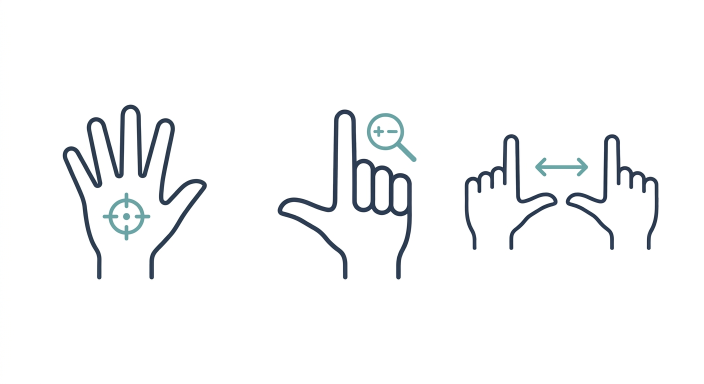
#> input picture app/assets/gesture-reference.png, 1408 x 768 px (shown at 1/2 size)
$ python trace-gestures.py
#> lines starting #> are read from the running program, lines starting #| are printed output that depends on the picture; after the words box and inside, x2 and y2 are one past the last pixel; in counts of white or black regions, pixels touching at a corner belong together
#!/usr/bin/env python3
"""Trace the gesture pictures from assets/gesture-reference.png into smooth outlines for the app.

    python3 tools/trace-gestures.py

Needs Pillow, numpy and potracer (`pip install potracer`). Each of the three drawings is cut out, its two
colours (the hand, and the mark: target, magnifier, arrow) are separated, slightly thickened so they hold up
at icon size, softened, and traced to Bézier outlines. Writes src/ui/gesture_paths.rs.
"""
import pathlib

import numpy as np
import potrace
from PIL import Image, ImageFilter

ROOT = pathlib.Path(__file__).resolve().parent.parent
GROUPS = [(126, 412), (556, 832), (930, 1316)]   # x ranges of the three drawings
TOP, BOTTOM = 210, 558
GROW = 7                                          # thickening, in pixels of the doubled picture
NAMES = ["TARGET", "ZOOM", "APART"]


def main() -> None:
    rgb = np.array(Image.open(ROOT / "assets/gesture-reference.png").convert("RGB")).astype(int)
    r, g, b = rgb[..., 0], rgb[..., 1], rgb[..., 2]
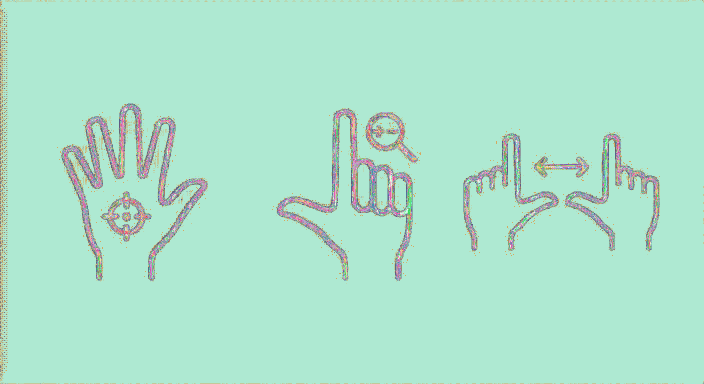
#> r: shape (768, 1408) int64 (shown at 1/2 size); 233 distinct labels, from 23 to 255; one colour per label, 0 black
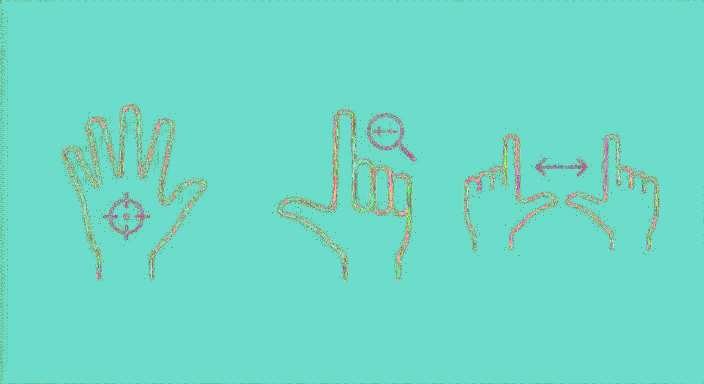
#> g: shape (768, 1408) int64 (shown at 1/2 size); 224 distinct labels, from 32 to 255; one colour per label, 0 black
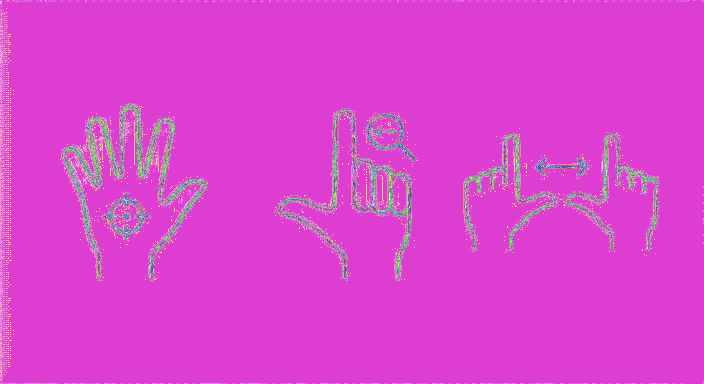
#> b: shape (768, 1408) int64 (shown at 1/2 size); 209 distinct labels, from 45 to 255; one colour per label, 0 black
    mark = (g - r > 25) & (b - r > 15) & (r < 190)
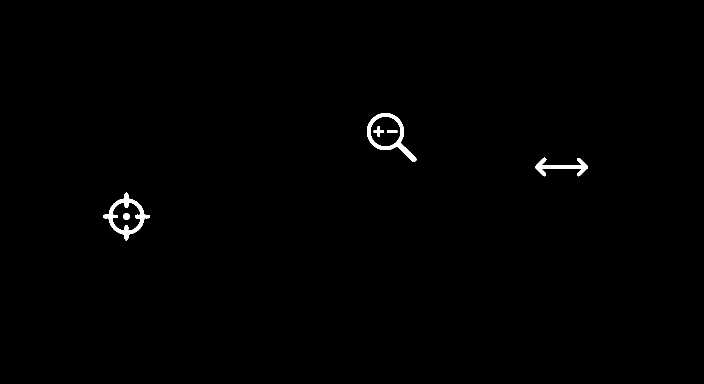
#> mark: shape (768, 1408) bool (shown at 1/2 size); 0.56% white; 6 white regions, box (x1, y1, x2, y2) and area: (206, 385, 300, 481) 2177, (734, 226, 833, 324) 2030, (1070, 315, 1176, 353) 1376, (747, 252, 768, 274) 199, (246, 426, 260, 440) 152, (774, 260, 795, 266) 121
    hand = (r < 150) & (g < 150) & (b < 170) & (abs(r - g) < 45) & ~mark
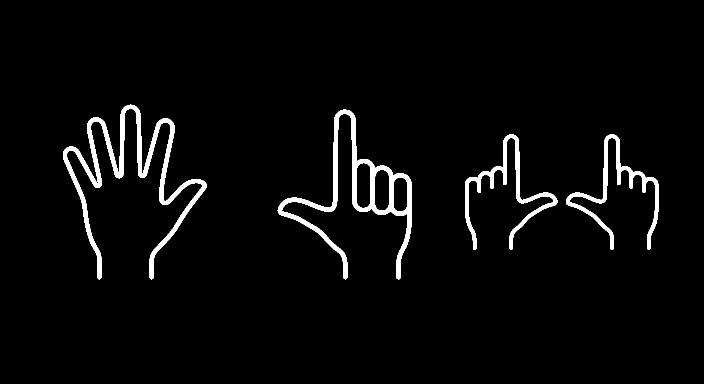
#> hand: shape (768, 1408) bool (shown at 1/2 size); 3.3% white; 4 white regions, box (x1, y1, x2, y2) and area: (126, 209, 414, 559) 13373, (555, 219, 824, 559) 11553, (1132, 269, 1317, 500) 5487, (930, 269, 1115, 500) 5458
    lines = ["// Generated by tools/trace-gestures.py from assets/gesture-reference.png. Do not edit.",
             "// Filled outlines (even-odd) in a 48-unit box: the hand, then its mark.", ""]
    for name, (x0, x1) in zip(NAMES, GROUPS):
        side = int(max(x1 - x0, BOTTOM - TOP) * 1.06)
        left, top = int((x0 + x1) / 2 - side / 2), int((TOP + BOTTOM) / 2 - side / 2)
        for part, mask in (("HAND", hand), ("MARK", mark)):
            img = Image.fromarray((mask * 255).astype("uint8")).crop((left, top, left + side, top + side))
            img = img.resize((side * 2, side * 2), Image.BICUBIC)
            img = img.filter(ImageFilter.MaxFilter(GROW * 2 + 1)).filter(ImageFilter.GaussianBlur(2.5))
            traced = potrace.Bitmap(~(np.array(img) > 110)).trace(turdsize=40, alphamax=1.1, opticurve=True, opttolerance=0.4)
            scale = 48 / (side * 2)
            point = lambda p: f"{p.x * scale:.2f} {p.y * scale:.2f}"
            parts = []
            for curve in traced:
                parts.append("M" + point(curve.start_point))
                for seg in curve.segments:
                    if seg.is_corner:
                        parts.append(f"L{point(seg.c)} L{point(seg.end_point)}")
                    else:
                        parts.append(f"C{point(seg.c1)} {point(seg.c2)} {point(seg.end_point)}")
                parts.append("Z")
            lines.append(f'pub const {name}_{part}: &str = "{" ".join(parts)}";')
    (ROOT / "src/ui/gesture_paths.rs").write_text("\n".join(lines) + "\n")
    print("wrote src/ui/gesture_paths.rs")


if __name__ == "__main__":
    main()
#> (the call stopped at in main, `traced = potrace.Bitmap(~(np.array(img) > 110)).trace(turdsize=40, alp..`: potrace is not available in this run)
